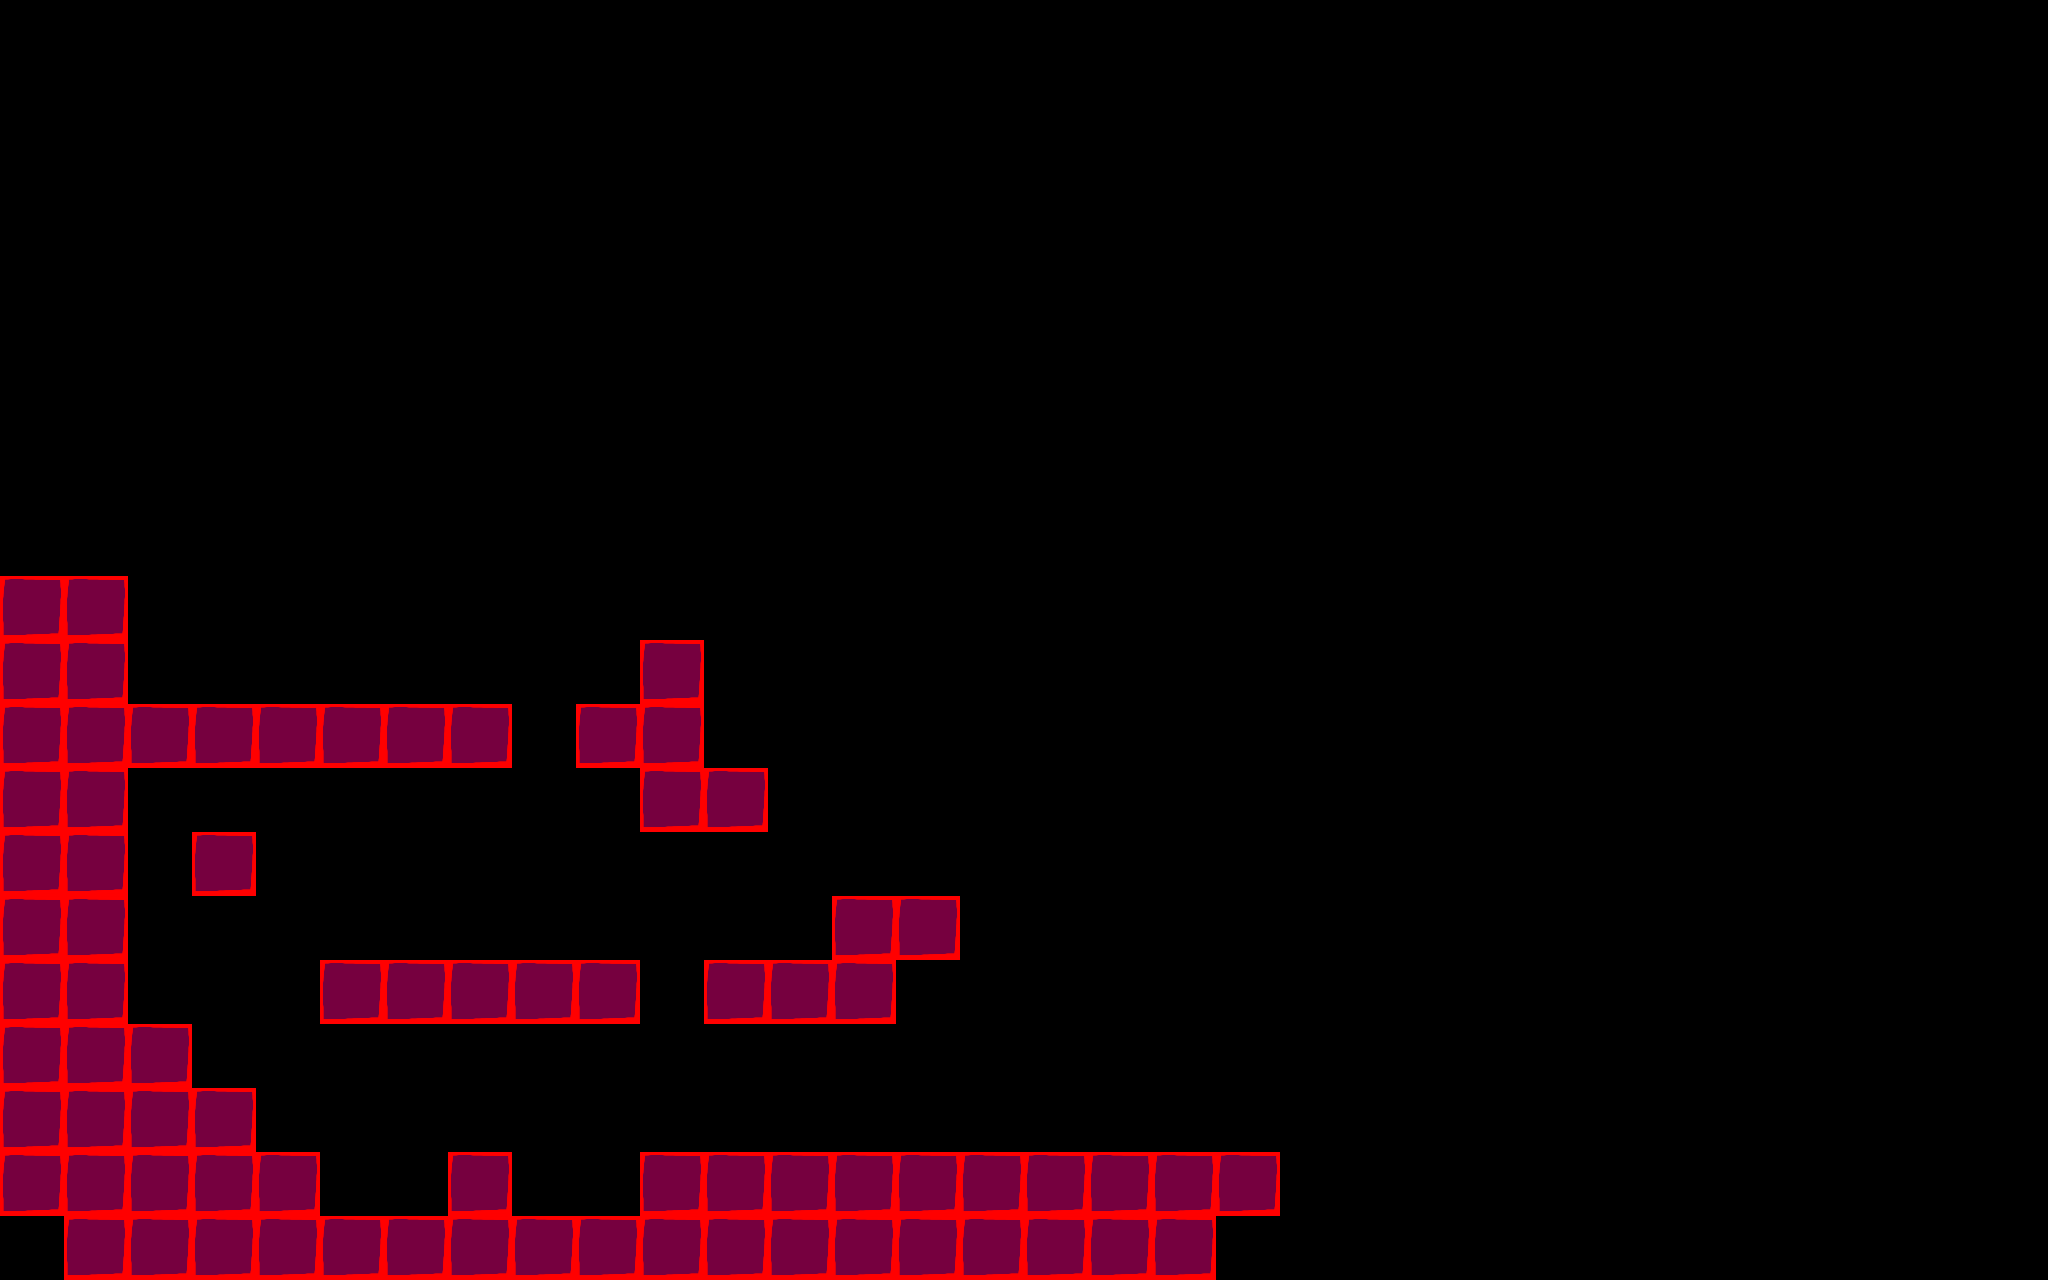

Below is a game level as drawn by its tile map, then a one-line description and the .tmx that defines it (tile-layer data replaced by summaries):
An orthogonal 32x20 tile map with 64x64 px tiles, 2 tile layers (walls, collision).

<map version="1.10" tiledversion="1.11.2" orientation="orthogonal" renderorder="right-down" width="32" height="20" tilewidth="64" tileheight="64" infinite="0" nextlayerid="4" nextobjectid="1">
 <tileset firstgid="1" source="alien.tsx" />
 <layer id="3" name="walls" width="32" height="20">
  <data>[640 cells, 77 non-empty, 25 distinct tile ids]</data>
 </layer>
 <layer id="2" name="collision" width="32" height="20">
  <data>[640 cells, 77 non-empty, 1 distinct tile ids]</data>
 </layer>
</map>
